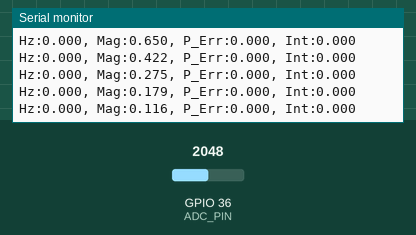
Recording of a sketch running on a simulated ESP32. Shown: the last lines printed to the serial monitor. The inputs (shaded band) are chosen by the test bench; at power-on: GPIO 36 (ADC_PIN) = 2048 (analog values on the 0–4095 scale).

Above: at 1.2 s.
1.3 s: GPIO 36 (ADC_PIN) set to 2866
At 2.3 s:
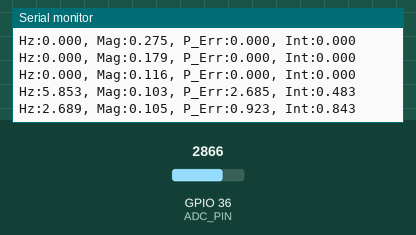
2.8 s: GPIO 36 (ADC_PIN) set to 4095
At 3.6 s:
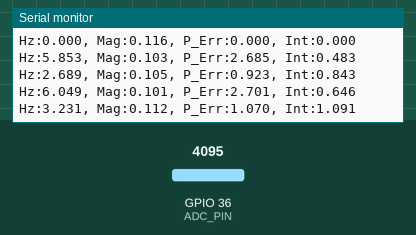
Timing chart, 0 to 5.8 s (numbered marks = the images above; inputs shaded):
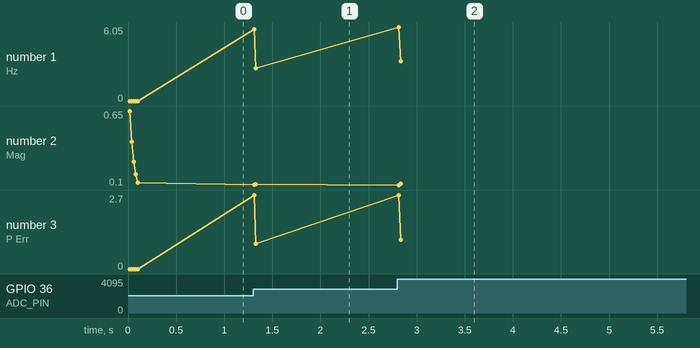

The sketch:

sogi_pll_paradigm_shift3.ino
```cpp
/*
 * ESP32 SOGI-PLL - High Bandwidth Tuning
 * 1. ISR: Master Clock marking the "Golden" PLL period.
 * 2. Raw Proportional Path: Instantaneous response to frequency shifts.
 * 3. High-Gain Integrator: Rapidly kills error during 1Hz/sec ramps.
 * 4. Tustin SOGI: Maintains orthogonality at 128 samples/cycle.
 */

#include <Arduino.h>
#include <math.h>

// Configuration
#define ADC_PIN 36
#define NOMINAL_FREQ 50.0f
#define SOGI_K 0.7071f          // Ideal Butterworth damping
#define PLL_KP 2.00f            // Doubled: Snappy response to phase steps
#define PLL_KI 15.0f            // Significantly increased: Fast tracking of ramps
#define SAMPLES_PER_CYCLE 128

// ADC & Normalization
#define ADC_RESOLUTION 12
#define V_REF 3.3f
#define DC_ALPHA 0.05f          // Faster DC tracking for startup

// Strobe Sync Variables
volatile bool strobe_triggered = false;
hw_timer_t *strobe_timer = NULL;

struct SOGI_PLL {
  float v_alpha, v_beta;
  float theta;
  float freq;
  float omega;
  float integral;
  float target_dt;
  float u_prev;
  float filtered_err;
  float mag_smooth;
} sogi;

float dc_offset = 2048.0f;

void IRAM_ATTR onStrobeTimer() {
  strobe_triggered = true;
}

void updateStrobeInterval(float frequency) {
  float f_clamped = constrain(frequency, 40.0f, 60.0f);
  uint32_t interval_us = (uint32_t)(1000000.0f / f_clamped);
  timerAlarm(strobe_timer, interval_us, true, 0);
  sogi.target_dt = 1.0f / (f_clamped * (float)SAMPLES_PER_CYCLE);
}

void initSOGI(float f_start) {
  memset(&sogi, 0, sizeof(sogi));
  sogi.freq = f_start;
  sogi.omega = 2.0f * PI * f_start;
  sogi.target_dt = 1.0f / (f_start * (float)SAMPLES_PER_CYCLE);
  sogi.mag_smooth = 1.0f;
}

void setup() {
  Serial.begin(115200);
  analogReadResolution(ADC_RESOLUTION);
  initSOGI(NOMINAL_FREQ);

  strobe_timer = timerBegin(1000000);
  timerAttachInterrupt(strobe_timer, &onStrobeTimer);
  updateStrobeInterval(NOMINAL_FREQ);
}

void loop() {
  static uint64_t last_sample_t = 0;
  uint64_t now_t = esp_timer_get_time();

  float dt = (float)(now_t - last_sample_t) / 1000000.0f;

  if (dt >= sogi.target_dt) {
    last_sample_t = now_t;

    int raw = analogRead(ADC_PIN);
    dc_offset = (DC_ALPHA * (float)raw) + ((1.0f - DC_ALPHA) * dc_offset);
    float u = ((float)raw - dc_offset) * (V_REF / 4095.0f);

    // Tustin SOGI Update
    float w = sogi.omega;
    float k = SOGI_K;
    float x = w * dt / 2.0f;

    float den = 1.0f + k*x + x*x;
    float alpha_old = sogi.v_alpha;
    float beta_old  = sogi.v_beta;

    sogi.v_alpha = ( (1.0f - x*x)*alpha_old - 2.0f*x*beta_old + k*x*(u + sogi.u_prev) ) / den;
    sogi.v_beta  = ( 2.0f*x*alpha_old + (1.0f - k*x - x*x)*beta_old + k*x*x*(u + sogi.u_prev) ) / den;

    sogi.u_prev = u;

    sogi.theta += sogi.omega * dt;
    if (sogi.theta >= 2.0f * PI) sogi.theta -= 2.0f * PI;
  }

  if (strobe_triggered) {
    strobe_triggered = false;

    float mag_inst = sqrtf(sogi.v_alpha * sogi.v_alpha + sogi.v_beta * sogi.v_beta);
    // Faster magnitude tracking for responsive loop gains
    sogi.mag_smooth = (0.35f * mag_inst) + (0.65f * sogi.mag_smooth);

    if (sogi.mag_smooth > 0.10f) {
      // Phase Error (V_beta normalized)
      float raw_p_err = sogi.v_beta / sogi.mag_smooth;

      // Integrator Path Filtering: Light smoothing to prevent ADC jitter from building up
      sogi.filtered_err = (0.6f * raw_p_err) + (0.4f * sogi.filtered_err);

      // Update Integral (Frequency learning)
      // High KI ensures the integrator doesn't "drag" behind the test signal
      sogi.integral += PLL_KI * sogi.filtered_err * (1.0f / NOMINAL_FREQ);
      sogi.integral = constrain(sogi.integral, -10.0f, 10.0f);

      // Frequency Control Law:
      // Proportional term uses raw_p_err for instant "kick"
      float f_new = NOMINAL_FREQ + (PLL_KP * raw_p_err) + sogi.integral;

      sogi.freq = constrain(f_new, 42.0f, 58.0f);
      sogi.omega = 2.0f * PI * sogi.freq;

      Serial.printf("Hz:%.3f, Mag:%.3f, P_Err:%.3f, Int:%.3f\n",
                    sogi.freq-NOMINAL_FREQ, sogi.mag_smooth, raw_p_err, sogi.integral);
    } else {
      sogi.integral *= 0.95f; // Faster reset when signal is gone
    }

    // Reset software phase to trigger point
    sogi.theta = 0;
    updateStrobeInterval(sogi.freq);
  }
}
```

Measured:
- after the input at 1.3 s, the serial monitor: prints a new line at once (image 1)
- after the input at 2.8 s, the serial monitor: prints a new line at once (image 2)
- plotted number 1: 0 → 2.69 after the input at 1.3 s, 2.69 → 3.23 after the input at 2.8 s
- plotted number 2: 0.12 → 0.1 after the input at 1.3 s, 0.1 → 0.11 after the input at 2.8 s
- plotted number 3: 0 → 0.92 after the input at 1.3 s, 0.92 → 1.07 after the input at 2.8 s
